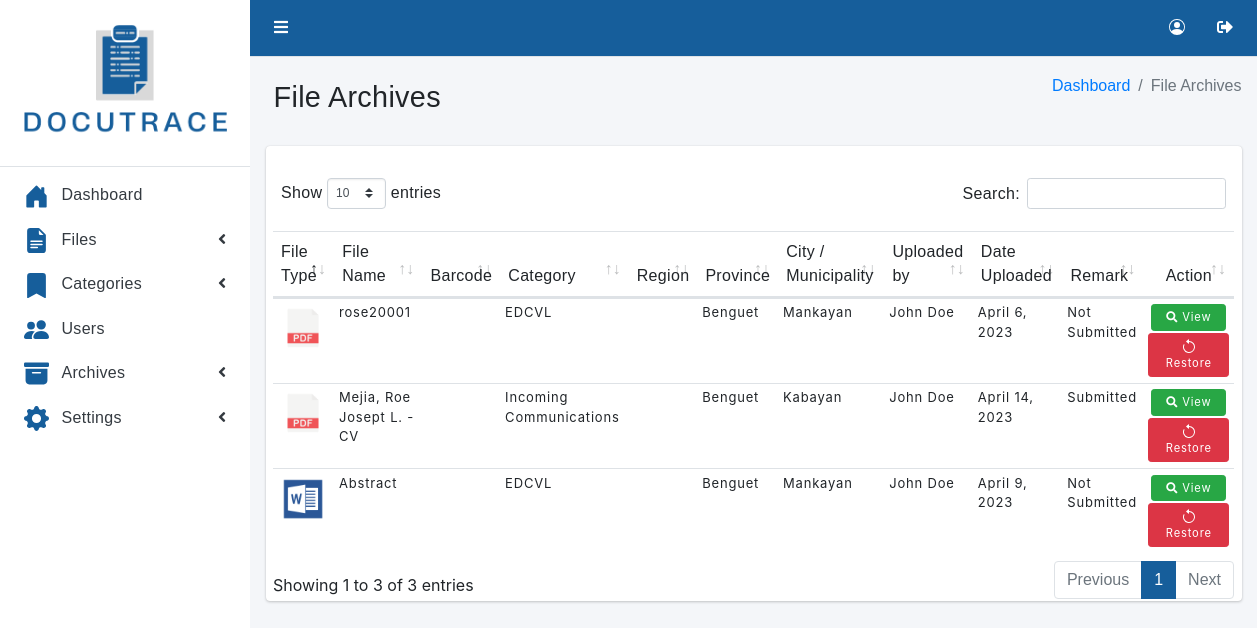
The app's page /admin/files.php?list=file (signed in), older data.
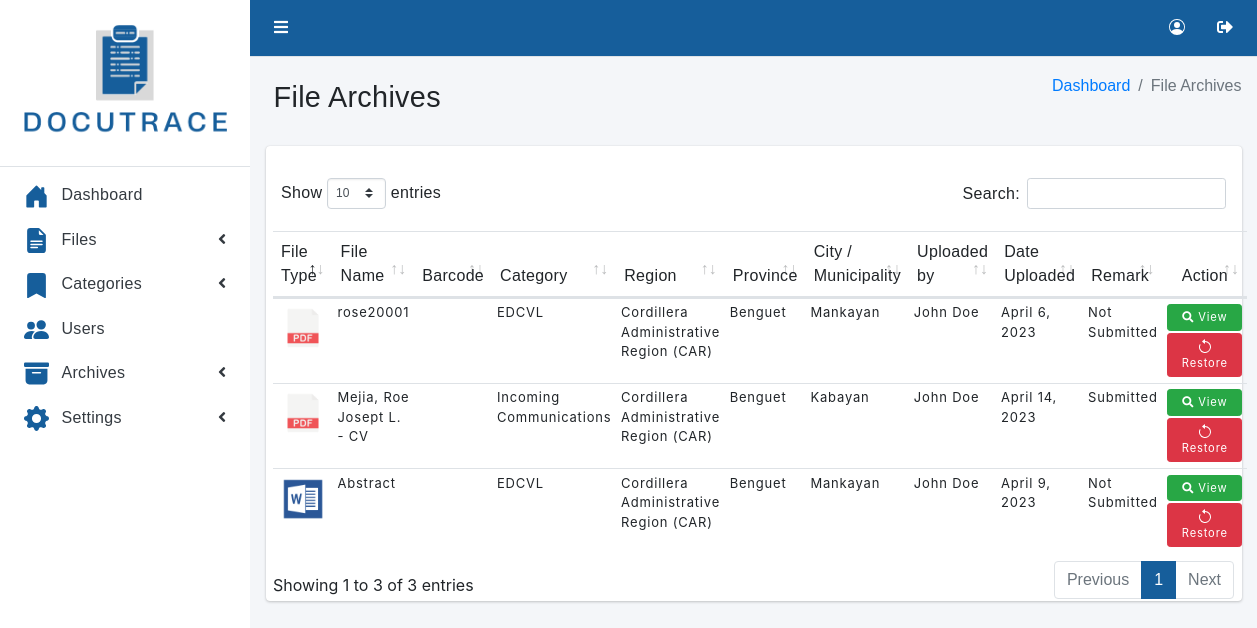
The same page, newer data.
### tables this page shows
CREATE TABLE Files (
  id_num int(50) unsigned ZEROFILL auto_increment,
  office_id_num int(50) DEFAULT NULL,
  Barcode varchar(255) DEFAULT NULL,
  Category varchar(255) DEFAULT NULL,
  Description varchar(255) DEFAULT NULL,
  FileLocation varchar(255) DEFAULT NULL,
  File varchar(255) DEFAULT NULL,
  UploadedBy varchar(255) DEFAULT NULL,
  Date varchar(255) DEFAULT NULL,
  Remark enum("Submitted", "Not Submitted") DEFAULT NULL,
  ArchiveStatus varchar(255) DEFAULT 'Not Archived',

  PRIMARY KEY  (id_num)
);

CREATE TABLE OfficeSettings (
  office_id_num int(50) unsigned ZEROFILL auto_increment,
  Region varchar(255) DEFAULT NULL,
  Province varchar(255) DEFAULT NULL,
  cityMunicipality varchar(255) DEFAULT NULL,
  ArchiveStatus varchar(255) DEFAULT 'Not Archived',

  PRIMARY KEY  (office_id_num)
);

CREATE TABLE Users (
  users_id_num int(50) unsigned ZEROFILL auto_increment,
  Fullname varchar(255) DEFAULT NULL,
  Username varchar(255) DEFAULT NULL,
  Password varchar(255) DEFAULT NULL,
  AccessLevel varchar(255) DEFAULT NULL,
  Status varchar(255) DEFAULT NULL,
  ArchiveStatus varchar(255) DEFAULT 'Not Archived',

  PRIMARY KEY  (users_id_num)
);

### admin/files.php (the view, shortened to what this page needs)
<?php
   require '../php/centralConnection.php';
   if(isset($_REQUEST['list'])){
      if($_REQUEST['list'] == "file"){
         $query ="SELECT * FROM Files WHERE ArchiveStatus = 'Archived'";
         $result = mysqli_query($connect, $query);
         $header = "File Archives";
      }
   }else{
      $query ="SELECT * FROM Files WHERE ArchiveStatus != 'Archived'";
      $result = mysqli_query($connect, $query);
      $header = "Files";
   }
?>
<!DOCTYPE html>
<html lang="en">
<head>
   <link rel="stylesheet" href="../asset/fontawesome/css/all.min.css">
   <link rel="stylesheet" href="../asset/css/adminlte.min.css">
   <link rel="stylesheet" href="../asset/css/style.css">
   <link rel="stylesheet" href="../asset/tables/datatables-bs4/css/dataTables.bootstrap4.min.css">
   <link rel="stylesheet" href="../css/style.css">
   <link rel="stylesheet" href="../asset/jquery-confirm.min.css">
</head>
<body class="hold-transition sidebar-mini layout-fixed">
   <div class="wrapper">
      <nav class="main-header navbar navbar-expand navbar-light" style="background-color: rgb(22,94,155)">
         <ul class="navbar-nav">
            <li class="nav-item">
               <a class="nav-link iconsTop" data-widget="pushmenu" href="#" role="button"><i class="fas fa-bars"></i></a>
            </li>
         </ul>
         <ul class="navbar-nav ml-auto">
            <li class="nav-item">
               <a class="nav-link iconsTop" href="#" data-toggle='modal' data-target='#editIconUser' role="button" style="margin-top: -3%;">
               </a>
            </li>
            <li class="nav-item">
               <a class="nav-link iconsTop" href="../php/logout.php">
                  <i class="fas fa-sign-out-alt"></i>
               </a>
            </li>
         </ul>
      </nav>
      <aside class="main-sidebar sidebar-light-primary">
            <a href="index.php" class="brand-link">
        <img src="../asset/img/DOCUTRACE.png" alt="DOCUTRACE Logo" id="docutraceLogo">
         </a>
         <div class="sidebar">
            <nav class="mt-2">
               <ul class="nav nav-pills nav-sidebar flex-column" data-widget="treeview" role="menu"
                  data-accordion="false">
                  <li class="nav-item">
                     <a href="index.php" class="nav-link">
                        <p>
                           Dashboard
                        </p>
                     </a>
                  </li>
                  <li class="nav-item">
                     <a href="#" class="nav-link">
                        <p>
                           Files
                        </p>
                        <i class="right fas fa-angle-left"></i>
                     </a>
                  </li>
                  <li class="nav-item">
                     <a href="#" class="nav-link">
                     <svg xmlns="http://www.w3.org/2000/svg" width="25" height="25" fill="rgb(22,94,155)" class="bi bi-bookmark-fill" viewBox="0 0 16 16">
                     <path d="M2 2v13.5a.5.5 0 0 0 .74.439L8 13.069l5.26 2.87A.5.5 0 0 0 14 15.5V2a2 2 0 0 0-2-2H4a2 2 0 0 0-2 2z"/>
                     </svg>
                        <p>
                           Categories
                        </p>
                        <i class="right fas fa-angle-left"></i>
                     </a>
                  </li>
                  <li class="nav-item adminOnly">
                     <a href="users.php" class="nav-link">
                        <p>
                           Users
                        </p>
                     </a>
                  </li>
                  <li class="nav-item adminOnly">
                     <a href="#" class="nav-link">
                        <p>
                           Archives
                        </p>
                        <i class="right fas fa-angle-left"></i>
                     </a>
                  </li>
                  <li class="nav-item adminOnly">
                     <a href="#" class="nav-link">
                        <p>
                           Settings
                        </p>
                        <i class="right fas fa-angle-left"></i>
                     </a>
                  </li>
               </ul>
            </nav>
         </div>
      </aside>
      <div class="content-wrapper">
         <div class="content-header">
            <div class="container-fluid">
               <div class="row mb-2">
                  <div class="col-sm-6">
                     <h1 class="m-0"><?php echo $header; ?></h1>
                  </div>
                  <div class="col-sm-6">
                     <ol class="breadcrumb float-sm-right">
                        <li class="breadcrumb-item"><a href="index.php">Dashboard</a></li>
                        <li class="breadcrumb-item active"><?php echo $header; ?></li>
                     </ol>
                  </div><br>
               </div>
            </div>
         </div>
         <section class="content">
            <div class="container-fluid">
               <div class="card card-info">
                  <br>
                  <div class="col-md-12">
                     <table id="fileDatatable" class="table table-hover">
                        <thead>
                           <tr>
                              <th>File Type</th>
                              <th>File Name</th>
                              <th>Barcode</th>
                              <th>Category</th>
                              <th>Region</th>
                              <th>Province</th>
                              <th>City / Municipality</th>
                              <th>Uploaded by</th>
                              <th>Date Uploaded</th>
                              <th>Remark</th>
                              <th class="text-center">Action</th>
                           </tr>
                        </thead>
                        <tbody>
                           <?php
                              if($result != ''){
                                 while($row = mysqli_fetch_array($result)){
                                    $FileType = pathinfo($row['File'], PATHINFO_EXTENSION);
                                    $FileName = pathinfo($row['File'], PATHINFO_FILENAME);
                                    $Barcode = $row['Barcode'];
                                    $FileId = $row['id_num'];
                                    $Category = $row['Category'];
                                    $Description = $row['Description'];
                                    $FileLocation = $row['FileLocation'];
                                    $File = $row['File'];
                                    $UploadedBy = $row['UploadedBy'];
                                    $DateNumFormat = $row['Date'];
                                    $office_ID = $row['office_id_num'];
                                    $Remark = $row['Remark'];
                                    $office_region="";
                                    $office_province="";
                                    $office_cityMunicipality="";
                                    $icon = '';
                                    $frequency = '';
                                    $dueTimestamp = strtotime($DateNumFormat);
                                    $Date = date('F j, Y', $dueTimestamp);
                                    $sql ="SELECT Region, Province, cityMunicipality FROM OfficeSettings WHERE office_id_num='$office_ID'";
                                    $result1 = mysqli_query($connect, $sql);
                                    if($result1){
                                       $row1 = mysqli_fetch_assoc($result1);
                                       $office_region=$row1['Region'];
                                       $office_province=$row1['Province'];
                                       $office_cityMunicipality=$row1['cityMunicipality'];
                                    }
                                    $sql ="SELECT * FROM DocumentCategory WHERE DocumentCategoryName='$Category'";
                                    $result2 = mysqli_query($connect, $sql);
                                    if($result2){
                                       $row2 = mysqli_fetch_assoc($result2);
                                       $frequency=$row2['Frequency'];
                                    }
                                    $sql ="SELECT * FROM Users WHERE users_id_num='$UploadedBy'";
                                    $result3 = mysqli_query($connect, $sql);
                                    if($result3){
                                       $row3 = mysqli_fetch_assoc($result3);
                                       $UploadedBy=$row3['Fullname'];
                                    }
                                    if($FileType == 'docx' || $FileType == 'doc'){
                                       $icon = "<img src='../asset/img/word.png' width='50' height='50'>";
                                    }else if($FileType == 'xls' || $FileType == 'xlsx'){
                                       $icon = "<img src='../asset/img/excel.png' width='50' height='50'>";
                                    }else if($FileType == 'pptx' || $FileType == 'ppt'){
                                       $icon = "<img src='../asset/img/powerpoint.png' width='50' height='50'>";
                                    }else if($FileType == 'pdf'){
                                       $icon = "<img src='../asset/img/pdf-file.png' width='50' height='50'>";
                                    }else if($FileType == ''){
                                       $icon = "";
                                    }else{
                                       $icon = "<img src='../asset/img/file.png' width='50' height='50'>";
                                    }
                                    echo "
                                    <tr>
                                          <td>$icon</td>
                                          <td>$FileName</td>
                                          <td>$Barcode</td>
                                          <td>$Category</td>
                                          <td>$office_region</td>
                                          <td>$office_province</td>
                                          <td>$office_cityMunicipality</td>
                                          <td>$UploadedBy</td>
                                          <td>$Date</td>
                                          <td>$Remark</td>
                                          <td class='text-center'>
                                             <a class='btn btn-sm btn-success' href='#' data-toggle='modal' data-target='#edit' data-file-id='$FileId' data-file='$File' data-file-category='$Category' data-file-barcode='$Barcode' data-file-frequency='$frequency' data-file-description='$Description' data-file-fileLocation='$FileLocation'
                                             data-file-dateUploaded='$DateNumFormat'
                                             data-file-uploadedBy='$UploadedBy'
                                             data-office-region='$office_region' data-office-province='$office_province' data-office-cityMunicipality='$office_cityMunicipality'
                                             data-file-remark='$Remark' onclick='populateEditModal(this)'><i class='fa fa-search'></i> View</a>
                                             <a class='btn btn-sm btn-danger adminOnly archiveButton' href='#' data-toggle='modal' data-target='#archive' data-file-id='$FileId'>
                                             </a>
                                             <a class='btn btn-sm btn-danger adminOnly restoreButton' href='#' data-toggle='modal' data-target='#restore' data-file-id='$FileId'>
                                             <svg xmlns='http://www.w3.org/2000/svg' width='16' height='16' fill='currentColor' class='bi bi-arrow-counterclockwise' viewBox='0 0 16 16'>
                                             </svg> Restore
                                             </a>
                                          </td>
                                    </tr>";
                                 }
                              }
                          ?>
                        </tbody>
                     </table>
                  </div>
               </div>
            </div>
         </section>
      </div>
   </div>
</body>
</html>

### asset/css/style.css (style rules this page uses)
h1,h2,h3,h4,h5,h6,p,label,button,th { font-family: 'Trebuchet MS', 'Lucida Sans Unicode', 'Lucida Grande', 'Lucida Sans', Arial, sans-serif !important; padding: 0.5rem 0.5rem; font-weight: 100; letter-spacing: 0.02rem; }
li a { font-family: 'Trebuchet MS', 'Lucida Sans Unicode', 'Lucida Grande', 'Lucida Sans', Arial, sans-serif !important; font-weight: 100; }
li { font-family: 'Trebuchet MS', 'Lucida Sans Unicode', 'Lucida Grande', 'Lucida Sans', Arial, sans-serif !important; font-weight: 100; }
table td { font-size: 13px !important; letter-spacing: 0.0625em; margin:-10px; border-spacing: 1em; }
#docutraceLogo { width: 100%; }

### css/style.css (style rules this page uses)
td a.btn { font-size: 0.7rem; }
th { padding: 0.5rem !important; }
table tr td { padding: 0.3rem !important; }
.iconsTop { color: white !important; }
.btn { min-width: 75px; margin: 1px 0; }
.restoreButton { display: none; }

### admin/files.php (style rules this page uses)
.restoreButton { display: inline-block; }

Row changes from the older to the newer data that the page shows:
changed through a linked row, files "rose20001": officesettings.Region (not shown) → "Cordillera Administrative Region (CAR)"
changed through a linked row, files "Mejia, Roe Josept L. - CV": officesettings.Region (not shown) → "Cordillera Administrative Region (CAR)"
changed through a linked row, files "Abstract": officesettings.Region (not shown) → "Cordillera Administrative Region (CAR)"
